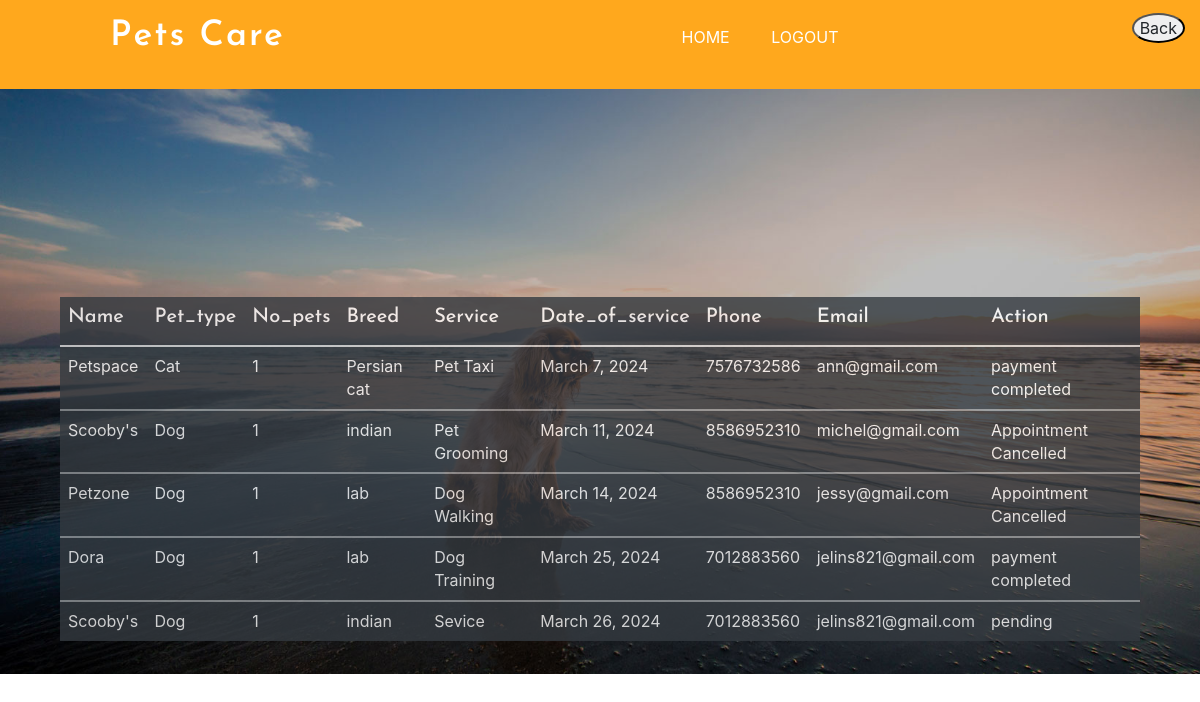
Screenshot of /advbook with the database file from the repository.
### petsapp/models.py (models this page shows, shortened)
class booking(models.Model):
    Pet_owner=models.CharField(max_length=50)
    Pet_type=models.CharField(max_length=50)
    No_pets=models.IntegerField()
    Breed=models.CharField(max_length=50)
    Service=models.CharField(max_length=50)
    Date_of_service=models.DateField()
    Phone=models.IntegerField()
    Email=models.EmailField()
    Name=models.CharField(max_length=50)
    Username=models.CharField(max_length=50)
    Action=models.CharField(max_length=50)
    Pstatus=models.CharField(max_length=50)

### petsapp/views.py (the view)
# urls.py: path('advbook',views.advbook),
def advbook(re):
    d=booking.objects.all()
    return render(re,'adviewbooking.html',{'r':d})

### template/adviewbooking.html (shortened to what this page needs)
<!DOCTYPE html>
<html lang="en">
{% load static %}
<head>
<link href="{% static 'airy/css/bootstrap.css' %}" rel="stylesheet" type="text/css" media="all" />
<link href="{% static 'airy/css/font-awesome.css' %}" rel="stylesheet">
<link href="{% static 'airy/css/easy-responsive-tabs.css' %}" rel='stylesheet' type='text/css'/>
<link href="{% static 'airy/css/component.css' %}" rel="stylesheet" type="text/css"  />
<link href="{% static 'airy/css/style.css' %}" rel="stylesheet" type="text/css" media="all" />
    <link rel="stylesheet" href="https://cdn.jsdelivr.net/npm/bootstrap@4.6.2/dist/css/bootstrap.min.css">
</head>
<body class="cbp-spmenu-push" id="home">
        <div id="house" class="top-header">
				<div class="col-md-6 logo-w3l w32">
					<h1 class="location"><a href="caretaker.html">Pets Care</a></h1>
				</div>
				<div class="col-md-6 logo-w3l w31 sea">
					<div class="right-w3l">
						<ul class="top-links">
							<li class="nav-item active">
                            	<a class="nav-link" href="aprofile" style="color:white">HOME <span class="sr-only">(current)</span></a>
                        	</li>
							<li class="nav-item active">
                            	<a class="nav-link" href="logout" style="color:white" >LOGOUT <span class="sr-only">(current)</span></a>
                        	</li>
						</ul>
					</div>
						<div class="w3ls_search">
				<div class="cd-main-header">
					<ul class="cd-header-buttons">
						<input type="button" style="border-radius: 50%;" value="Back" onclick="history.back()">
					</ul>
				</div>
			</div>
				</div>
				<div class="clearfix"></div>
		</div>
		<div class="banner">
		     <div class="banner-slider">
				<div class="container" >
						    <div class="banner-info">
                                    <div class="container" style="height:auto;opacity:0.8">
   										 <table class="table table-dark">
        								<thead>
        								<th><h5>Name</h5></th>
        								<th><h5>Pet_type</h5></th>
										<th><h5>No_pets</h5></th>
        								<th><h5>Breed</h5></th>
        								<th><h5>Service</h5></th>
        								<th><h5>Date_of_service</h5></th>
        								<th><h5>Phone</h5></th>
										<th><h5>Email</h5></th>
        								<th><h5>Action</h5></th>
        								</thead>
	 									<tbody>
										{% for i in r %}
										<td>{{i.Name}}</td>
            							<td>{{i.Pet_type}}</td>
            							<td>{{i.No_pets}}</td>
            							<td>{{i.Breed}}</td>
            							<td>{{i.Service}}</td>
           							 	<td>{{i.Date_of_service}}</td>
            							<td>{{i.Phone}}</td>
            							<td>{{i.Email}}</td>
            							<td>{{i.Action}}</td>
										</tbody>
        								{% endfor %}
    									</table>
									</div>
							</div>
				 </div>
				</div>
			</div>
</body>
</html>

### staticfile/airy/css/easy-responsive-tabs.css (style rules this page uses)
body { margin: 0px; padding: 0px; background: #f5f5f5; font-family: 'Segoe UI'; }

### staticfile/airy/css/component.css (style rules this page uses)
.cbp-spmenu-push { overflow-x: hidden; position: relative; left: 0; }
.cbp-spmenu, .cbp-spmenu-push { -webkit-transition: all 0.3s ease; -moz-transition: all 0.3s ease; transition: all 0.3s ease; }

### staticfile/airy/css/style.css (style rules this page uses)
html, body { margin:0; font-size: 100%; font-family: 'Open Sans', sans-serif; background: #fff; }
body a { text-decoration:none; transition:0.5s all; -webkit-transition:0.5s all; -moz-transition:0.5s all; -o-transition:0.5s all; -ms-transition:0.5s all; }
input[type="button"],input[type="submit"] { transition:0.5s all; -webkit-transition:0.5s all; -moz-transition:0.5s all; -o-transition:0.5s all; -ms-transition:0.5s all; }
h1,h2,h3,h4,h5,h6 { margin:0; font-family: 'Josefin Sans', sans-serif; font-weight: 600; }
ul { margin:0; padding:0; }
.top-header { padding: 1em 0; background: #ffa81d; }
h1.location { color: #fff; font-weight: 600; letter-spacing: 2px; text-align: left; padding-left: 5.8em; font-size: 2.6em; }
h1.location a { color: #fff; font-family: 'Josefin Sans', sans-serif; text-decoration: none; }
ul.top-links li { margin-left: 5px; margin-top: 5px; display: inline-block; }
.right-w3l { float: left; width: 50%; text-align: center; }
.logo-w3l.w31.sea { position: relative; }
.cd-main-header { -webkit-transform: translateZ(0); -moz-transform: translateZ(0); -ms-transform: translateZ(0); -o-transform: translateZ(0); transform: translateZ(0); will-change: transform; }
.cd-main-header { -webkit-transition: -webkit-transform 0.3s; -moz-transition: -moz-transform 0.3s; transition: transform 0.3s; }
.cd-header-buttons { position: absolute; display: inline-block; top:0px; right: 0; }
.banner-slider { background: url(../images/banner3.jpg) no-repeat 0px 0px; background-size: cover; -webkit-background-size: cover; -moz-background-size: cover; -o-background-size: cover; -ms-background-size: cover; min-height: 715px; }
.banner-info { text-align: left; margin-top: 17em; }
@media (max-width:1600px) { h1.location { padding-left: 5em; } }
@media (max-width:1440px) { h1.location { padding-left: 3.1em; } }
@media (max-width:1440px) { .banner-slider { min-height: 675px; } }
@media (max-width:1440px) { .banner-info { margin-top: 15em; } }
@media (max-width:1366px) { h1.location { padding-left: 2.7em; font-size: 2.2em; } }
@media (max-width:1366px) { ul.top-links li { margin-top: 1px; } }
@media (max-width:1366px) { .banner-slider { min-height: 640px; } }
@media (max-width:1366px) { .cd-header-buttons { top: -3px; } }
@media (max-width:1280px) { .banner-slider { min-height: 585px; } }
@media (max-width:1280px) { .banner-info { margin-top: 13em; } }

### rows the page displays
booking: Name "Petspace", Pet_type "Cat", No_pets "1", Breed "Persian cat", Service "Pet Taxi", Date_of_service "March 7, 2024", Phone "7576732586", Email "ann@gmail.com", Action "payment completed"
booking: Name "Scooby's", Pet_type "Dog", No_pets "1", Breed "indian", Service "Pet Grooming", Date_of_service "March 11, 2024", Phone "8586952310", Email "michel@gmail.com", Action "Appointment Cancelled"
booking: Name "Petzone", Pet_type "Dog", No_pets "1", Breed "lab", Service "Dog Walking", Date_of_service "March 14, 2024", Phone "8586952310", Email "jessy@gmail.com", Action "Appointment Cancelled"
booking: Name "Dora", Pet_type "Dog", No_pets "1", Breed "lab", Service "Dog Training", Date_of_service "March 25, 2024", Phone "7012883560", Email "jelins821@gmail.com", Action "payment completed"
booking: Name "Scooby's", Pet_type "Dog", No_pets "1", Breed "indian", Service "Sevice", Date_of_service "March 26, 2024", Phone "7012883560", Email "jelins821@gmail.com", Action "pending"
